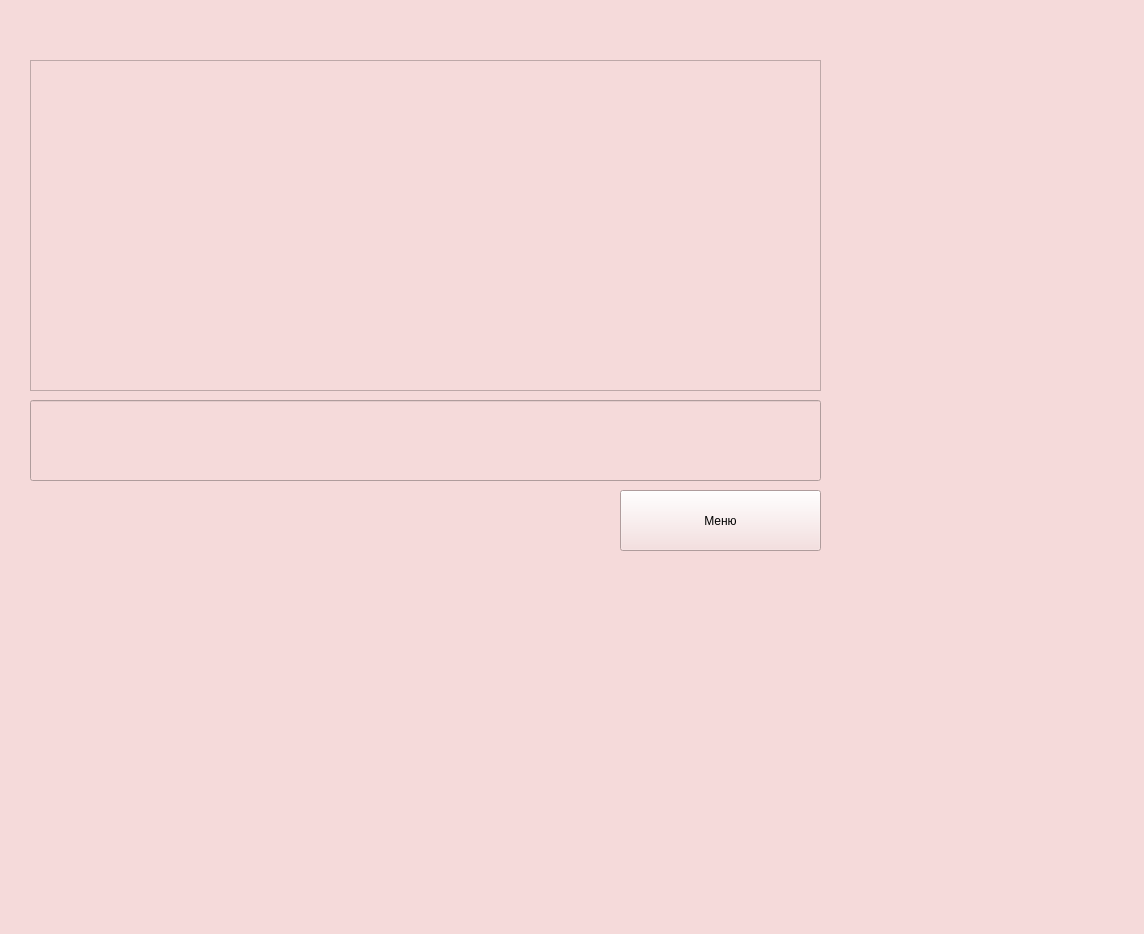
<?xml version="1.0" encoding="UTF-8"?>
<ui version="4.0">
 <class>MainWindow</class>
 <widget class="QMainWindow" name="MainWindow">
  <property name="geometry">
   <rect>
    <x>0</x>
    <y>0</y>
    <width>1144</width>
    <height>934</height>
   </rect>
  </property>
  <property name="palette">
   <palette>
    <active>
     <colorrole role="WindowText">
      <brush brushstyle="SolidPattern">
       <color alpha="255">
        <red>0</red>
        <green>0</green>
        <blue>0</blue>
       </color>
      </brush>
     </colorrole>
     <colorrole role="Button">
      <brush brushstyle="SolidPattern">
       <color alpha="255">
        <red>246</red>
        <green>245</green>
        <blue>244</blue>
       </color>
      </brush>
     </colorrole>
     <colorrole role="Light">
      <brush brushstyle="SolidPattern">
       <color alpha="255">
        <red>255</red>
        <green>255</green>
        <blue>255</blue>
       </color>
      </brush>
     </colorrole>
     <colorrole role="Midlight">
      <brush brushstyle="SolidPattern">
       <color alpha="255">
        <red>250</red>
        <green>250</green>
        <blue>249</blue>
       </color>
      </brush>
     </colorrole>
     <colorrole role="Dark">
      <brush brushstyle="SolidPattern">
       <color alpha="255">
        <red>123</red>
        <green>122</green>
        <blue>122</blue>
       </color>
      </brush>
     </colorrole>
     <colorrole role="Mid">
      <brush brushstyle="SolidPattern">
       <color alpha="255">
        <red>164</red>
        <green>163</green>
        <blue>163</blue>
       </color>
      </brush>
     </colorrole>
     <colorrole role="Text">
      <brush brushstyle="SolidPattern">
       <color alpha="255">
        <red>0</red>
        <green>0</green>
        <blue>0</blue>
       </color>
      </brush>
     </colorrole>
     <colorrole role="BrightText">
      <brush brushstyle="SolidPattern">
       <color alpha="255">
        <red>255</red>
        <green>255</green>
        <blue>255</blue>
       </color>
      </brush>
     </colorrole>
     <colorrole role="ButtonText">
      <brush brushstyle="SolidPattern">
       <color alpha="255">
        <red>0</red>
        <green>0</green>
        <blue>0</blue>
       </color>
      </brush>
     </colorrole>
     <colorrole role="Base">
      <brush brushstyle="SolidPattern">
       <color alpha="255">
        <red>255</red>
        <green>255</green>
        <blue>255</blue>
       </color>
      </brush>
     </colorrole>
     <colorrole role="Window">
      <brush brushstyle="SolidPattern">
       <color alpha="255">
        <red>246</red>
        <green>245</green>
        <blue>244</blue>
       </color>
      </brush>
     </colorrole>
     <colorrole role="Shadow">
      <brush brushstyle="SolidPattern">
       <color alpha="255">
        <red>0</red>
        <green>0</green>
        <blue>0</blue>
       </color>
      </brush>
     </colorrole>
     <colorrole role="AlternateBase">
      <brush brushstyle="SolidPattern">
       <color alpha="255">
        <red>250</red>
        <green>250</green>
        <blue>249</blue>
       </color>
      </brush>
     </colorrole>
     <colorrole role="ToolTipBase">
      <brush brushstyle="SolidPattern">
       <color alpha="255">
        <red>255</red>
        <green>255</green>
        <blue>220</blue>
       </color>
      </brush>
     </colorrole>
     <colorrole role="ToolTipText">
      <brush brushstyle="SolidPattern">
       <color alpha="255">
        <red>0</red>
        <green>0</green>
        <blue>0</blue>
       </color>
      </brush>
     </colorrole>
     <colorrole role="PlaceholderText">
      <brush brushstyle="SolidPattern">
       <color alpha="127">
        <red>0</red>
        <green>0</green>
        <blue>0</blue>
       </color>
      </brush>
     </colorrole>
     <colorrole role="Accent">
      <brush brushstyle="SolidPattern">
       <color alpha="255">
        <red>255</red>
        <green>255</green>
        <blue>255</blue>
       </color>
      </brush>
     </colorrole>
    </active>
    <inactive>
     <colorrole role="WindowText">
      <brush brushstyle="SolidPattern">
       <color alpha="255">
        <red>0</red>
        <green>0</green>
        <blue>0</blue>
       </color>
      </brush>
     </colorrole>
     <colorrole role="Button">
      <brush brushstyle="SolidPattern">
       <color alpha="255">
        <red>246</red>
        <green>245</green>
        <blue>244</blue>
       </color>
      </brush>
     </colorrole>
     <colorrole role="Light">
      <brush brushstyle="SolidPattern">
       <color alpha="255">
        <red>255</red>
        <green>255</green>
        <blue>255</blue>
       </color>
      </brush>
     </colorrole>
     <colorrole role="Midlight">
      <brush brushstyle="SolidPattern">
       <color alpha="255">
        <red>250</red>
        <green>250</green>
        <blue>249</blue>
       </color>
      </brush>
     </colorrole>
     <colorrole role="Dark">
      <brush brushstyle="SolidPattern">
       <color alpha="255">
        <red>123</red>
        <green>122</green>
        <blue>122</blue>
       </color>
      </brush>
     </colorrole>
     <colorrole role="Mid">
      <brush brushstyle="SolidPattern">
       <color alpha="255">
        <red>164</red>
        <green>163</green>
        <blue>163</blue>
       </color>
      </brush>
     </colorrole>
     <colorrole role="Text">
      <brush brushstyle="SolidPattern">
       <color alpha="255">
        <red>0</red>
        <green>0</green>
        <blue>0</blue>
       </color>
      </brush>
     </colorrole>
     <colorrole role="BrightText">
      <brush brushstyle="SolidPattern">
       <color alpha="255">
        <red>255</red>
        <green>255</green>
        <blue>255</blue>
       </color>
      </brush>
     </colorrole>
     <colorrole role="ButtonText">
      <brush brushstyle="SolidPattern">
       <color alpha="255">
        <red>0</red>
        <green>0</green>
        <blue>0</blue>
       </color>
      </brush>
     </colorrole>
     <colorrole role="Base">
      <brush brushstyle="SolidPattern">
       <color alpha="255">
        <red>255</red>
        <green>255</green>
        <blue>255</blue>
       </color>
      </brush>
     </colorrole>
     <colorrole role="Window">
      <brush brushstyle="SolidPattern">
       <color alpha="255">
        <red>246</red>
        <green>245</green>
        <blue>244</blue>
       </color>
      </brush>
     </colorrole>
     <colorrole role="Shadow">
      <brush brushstyle="SolidPattern">
       <color alpha="255">
        <red>0</red>
        <green>0</green>
        <blue>0</blue>
       </color>
      </brush>
     </colorrole>
     <colorrole role="AlternateBase">
      <brush brushstyle="SolidPattern">
       <color alpha="255">
        <red>250</red>
        <green>250</green>
        <blue>249</blue>
       </color>
      </brush>
     </colorrole>
     <colorrole role="ToolTipBase">
      <brush brushstyle="SolidPattern">
       <color alpha="255">
        <red>255</red>
        <green>255</green>
        <blue>220</blue>
       </color>
      </brush>
     </colorrole>
     <colorrole role="ToolTipText">
      <brush brushstyle="SolidPattern">
       <color alpha="255">
        <red>0</red>
        <green>0</green>
        <blue>0</blue>
       </color>
      </brush>
     </colorrole>
     <colorrole role="PlaceholderText">
      <brush brushstyle="SolidPattern">
       <color alpha="127">
        <red>0</red>
        <green>0</green>
        <blue>0</blue>
       </color>
      </brush>
     </colorrole>
     <colorrole role="Accent">
      <brush brushstyle="SolidPattern">
       <color alpha="255">
        <red>255</red>
        <green>255</green>
        <blue>255</blue>
       </color>
      </brush>
     </colorrole>
    </inactive>
    <disabled>
     <colorrole role="WindowText">
      <brush brushstyle="SolidPattern">
       <color alpha="255">
        <red>123</red>
        <green>122</green>
        <blue>122</blue>
       </color>
      </brush>
     </colorrole>
     <colorrole role="Button">
      <brush brushstyle="SolidPattern">
       <color alpha="255">
        <red>246</red>
        <green>245</green>
        <blue>244</blue>
       </color>
      </brush>
     </colorrole>
     <colorrole role="Light">
      <brush brushstyle="SolidPattern">
       <color alpha="255">
        <red>255</red>
        <green>255</green>
        <blue>255</blue>
       </color>
      </brush>
     </colorrole>
     <colorrole role="Midlight">
      <brush brushstyle="SolidPattern">
       <color alpha="255">
        <red>250</red>
        <green>250</green>
        <blue>249</blue>
       </color>
      </brush>
     </colorrole>
     <colorrole role="Dark">
      <brush brushstyle="SolidPattern">
       <color alpha="255">
        <red>123</red>
        <green>122</green>
        <blue>122</blue>
       </color>
      </brush>
     </colorrole>
     <colorrole role="Mid">
      <brush brushstyle="SolidPattern">
       <color alpha="255">
        <red>164</red>
        <green>163</green>
        <blue>163</blue>
       </color>
      </brush>
     </colorrole>
     <colorrole role="Text">
      <brush brushstyle="SolidPattern">
       <color alpha="255">
        <red>123</red>
        <green>122</green>
        <blue>122</blue>
       </color>
      </brush>
     </colorrole>
     <colorrole role="BrightText">
      <brush brushstyle="SolidPattern">
       <color alpha="255">
        <red>255</red>
        <green>255</green>
        <blue>255</blue>
       </color>
      </brush>
     </colorrole>
     <colorrole role="ButtonText">
      <brush brushstyle="SolidPattern">
       <color alpha="255">
        <red>123</red>
        <green>122</green>
        <blue>122</blue>
       </color>
      </brush>
     </colorrole>
     <colorrole role="Base">
      <brush brushstyle="SolidPattern">
       <color alpha="255">
        <red>246</red>
        <green>245</green>
        <blue>244</blue>
       </color>
      </brush>
     </colorrole>
     <colorrole role="Window">
      <brush brushstyle="SolidPattern">
       <color alpha="255">
        <red>246</red>
        <green>245</green>
        <blue>244</blue>
       </color>
      </brush>
     </colorrole>
     <colorrole role="Shadow">
      <brush brushstyle="SolidPattern">
       <color alpha="255">
        <red>0</red>
        <green>0</green>
        <blue>0</blue>
       </color>
      </brush>
     </colorrole>
     <colorrole role="AlternateBase">
      <brush brushstyle="SolidPattern">
       <color alpha="255">
        <red>246</red>
        <green>245</green>
        <blue>244</blue>
       </color>
      </brush>
     </colorrole>
     <colorrole role="ToolTipBase">
      <brush brushstyle="SolidPattern">
       <color alpha="255">
        <red>255</red>
        <green>255</green>
        <blue>220</blue>
       </color>
      </brush>
     </colorrole>
     <colorrole role="ToolTipText">
      <brush brushstyle="SolidPattern">
       <color alpha="255">
        <red>0</red>
        <green>0</green>
        <blue>0</blue>
       </color>
      </brush>
     </colorrole>
     <colorrole role="PlaceholderText">
      <brush brushstyle="SolidPattern">
       <color alpha="127">
        <red>123</red>
        <green>122</green>
        <blue>122</blue>
       </color>
      </brush>
     </colorrole>
     <colorrole role="Accent">
      <brush brushstyle="SolidPattern">
       <color alpha="255">
        <red>255</red>
        <green>255</green>
        <blue>255</blue>
       </color>
      </brush>
     </colorrole>
    </disabled>
   </palette>
  </property>
  <property name="windowTitle">
   <string>MainWindow</string>
  </property>
  <property name="styleSheet">
   <string notr="true">background-color: rgb(245, 218, 218);
color: rgb(0, 0, 0);
font: 500 italic 14pt &quot;Ubuntu&quot;;</string>
  </property>
  <widget class="QWidget" name="centralwidget">
   <property name="palette">
    <palette>
     <active>
      <colorrole role="WindowText">
       <brush brushstyle="SolidPattern">
        <color alpha="255">
         <red>0</red>
         <green>0</green>
         <blue>0</blue>
        </color>
       </brush>
      </colorrole>
      <colorrole role="Button">
       <brush brushstyle="SolidPattern">
        <color alpha="255">
         <red>255</red>
         <green>255</green>
         <blue>255</blue>
        </color>
       </brush>
      </colorrole>
      <colorrole role="Text">
       <brush brushstyle="SolidPattern">
        <color alpha="255">
         <red>0</red>
         <green>0</green>
         <blue>0</blue>
        </color>
       </brush>
      </colorrole>
      <colorrole role="ButtonText">
       <brush brushstyle="SolidPattern">
        <color alpha="255">
         <red>0</red>
         <green>0</green>
         <blue>0</blue>
        </color>
       </brush>
      </colorrole>
      <colorrole role="Base">
       <brush brushstyle="SolidPattern">
        <color alpha="255">
         <red>255</red>
         <green>255</green>
         <blue>255</blue>
        </color>
       </brush>
      </colorrole>
      <colorrole role="Window">
       <brush brushstyle="SolidPattern">
        <color alpha="255">
         <red>255</red>
         <green>255</green>
         <blue>255</blue>
        </color>
       </brush>
      </colorrole>
      <colorrole role="PlaceholderText">
       <brush brushstyle="SolidPattern">
        <color alpha="128">
         <red>0</red>
         <green>0</green>
         <blue>0</blue>
        </color>
       </brush>
      </colorrole>
     </active>
     <inactive>
      <colorrole role="WindowText">
       <brush brushstyle="SolidPattern">
        <color alpha="255">
         <red>0</red>
         <green>0</green>
         <blue>0</blue>
        </color>
       </brush>
      </colorrole>
      <colorrole role="Button">
       <brush brushstyle="SolidPattern">
        <color alpha="255">
         <red>255</red>
         <green>255</green>
         <blue>255</blue>
        </color>
       </brush>
      </colorrole>
      <colorrole role="Text">
       <brush brushstyle="SolidPattern">
        <color alpha="255">
         <red>0</red>
         <green>0</green>
         <blue>0</blue>
        </color>
       </brush>
      </colorrole>
      <colorrole role="ButtonText">
       <brush brushstyle="SolidPattern">
        <color alpha="255">
         <red>0</red>
         <green>0</green>
         <blue>0</blue>
        </color>
       </brush>
      </colorrole>
      <colorrole role="Base">
       <brush brushstyle="SolidPattern">
        <color alpha="255">
         <red>255</red>
         <green>255</green>
         <blue>255</blue>
        </color>
       </brush>
      </colorrole>
      <colorrole role="Window">
       <brush brushstyle="SolidPattern">
        <color alpha="255">
         <red>255</red>
         <green>255</green>
         <blue>255</blue>
        </color>
       </brush>
      </colorrole>
      <colorrole role="PlaceholderText">
       <brush brushstyle="SolidPattern">
        <color alpha="128">
         <red>0</red>
         <green>0</green>
         <blue>0</blue>
        </color>
       </brush>
      </colorrole>
     </inactive>
     <disabled>
      <colorrole role="WindowText">
       <brush brushstyle="SolidPattern">
        <color alpha="255">
         <red>0</red>
         <green>0</green>
         <blue>0</blue>
        </color>
       </brush>
      </colorrole>
      <colorrole role="Button">
       <brush brushstyle="SolidPattern">
        <color alpha="255">
         <red>255</red>
         <green>255</green>
         <blue>255</blue>
        </color>
       </brush>
      </colorrole>
      <colorrole role="Text">
       <brush brushstyle="SolidPattern">
        <color alpha="255">
         <red>0</red>
         <green>0</green>
         <blue>0</blue>
        </color>
       </brush>
      </colorrole>
      <colorrole role="ButtonText">
       <brush brushstyle="SolidPattern">
        <color alpha="255">
         <red>0</red>
         <green>0</green>
         <blue>0</blue>
        </color>
       </brush>
      </colorrole>
      <colorrole role="Base">
       <brush brushstyle="SolidPattern">
        <color alpha="255">
         <red>255</red>
         <green>255</green>
         <blue>255</blue>
        </color>
       </brush>
      </colorrole>
      <colorrole role="Window">
       <brush brushstyle="SolidPattern">
        <color alpha="255">
         <red>255</red>
         <green>255</green>
         <blue>255</blue>
        </color>
       </brush>
      </colorrole>
      <colorrole role="PlaceholderText">
       <brush brushstyle="SolidPattern">
        <color alpha="128">
         <red>0</red>
         <green>0</green>
         <blue>0</blue>
        </color>
       </brush>
      </colorrole>
     </disabled>
    </palette>
   </property>
   <widget class="QLineEdit" name="lineEdit">
    <property name="geometry">
     <rect>
      <x>30</x>
      <y>400</y>
      <width>791</width>
      <height>81</height>
     </rect>
    </property>
    <property name="palette">
     <palette>
      <active>
       <colorrole role="WindowText">
        <brush brushstyle="SolidPattern">
         <color alpha="255">
          <red>0</red>
          <green>0</green>
          <blue>0</blue>
         </color>
        </brush>
       </colorrole>
       <colorrole role="Button">
        <brush brushstyle="SolidPattern">
         <color alpha="255">
          <red>246</red>
          <green>245</green>
          <blue>244</blue>
         </color>
        </brush>
       </colorrole>
       <colorrole role="Light">
        <brush brushstyle="SolidPattern">
         <color alpha="255">
          <red>255</red>
          <green>255</green>
          <blue>255</blue>
         </color>
        </brush>
       </colorrole>
       <colorrole role="Midlight">
        <brush brushstyle="SolidPattern">
         <color alpha="255">
          <red>250</red>
          <green>250</green>
          <blue>249</blue>
         </color>
        </brush>
       </colorrole>
       <colorrole role="Dark">
        <brush brushstyle="SolidPattern">
         <color alpha="255">
          <red>123</red>
          <green>122</green>
          <blue>122</blue>
         </color>
        </brush>
       </colorrole>
       <colorrole role="Mid">
        <brush brushstyle="SolidPattern">
         <color alpha="255">
          <red>164</red>
          <green>163</green>
          <blue>163</blue>
         </color>
        </brush>
       </colorrole>
       <colorrole role="Text">
        <brush brushstyle="SolidPattern">
         <color alpha="255">
          <red>0</red>
          <green>0</green>
          <blue>0</blue>
         </color>
        </brush>
       </colorrole>
       <colorrole role="BrightText">
        <brush brushstyle="SolidPattern">
         <color alpha="255">
          <red>255</red>
          <green>255</green>
          <blue>255</blue>
         </color>
        </brush>
       </colorrole>
       <colorrole role="ButtonText">
        <brush brushstyle="SolidPattern">
         <color alpha="255">
          <red>0</red>
          <green>0</green>
          <blue>0</blue>
         </color>
        </brush>
       </colorrole>
       <colorrole role="Base">
        <brush brushstyle="SolidPattern">
         <color alpha="255">
          <red>255</red>
          <green>255</green>
          <blue>255</blue>
         </color>
        </brush>
       </colorrole>
       <colorrole role="Window">
        <brush brushstyle="SolidPattern">
         <color alpha="255">
          <red>246</red>
          <green>245</green>
          <blue>244</blue>
         </color>
        </brush>
       </colorrole>
       <colorrole role="Shadow">
        <brush brushstyle="SolidPattern">
         <color alpha="255">
          <red>0</red>
          <green>0</green>
          <blue>0</blue>
         </color>
        </brush>
       </colorrole>
       <colorrole role="AlternateBase">
        <brush brushstyle="SolidPattern">
         <color alpha="255">
          <red>250</red>
          <green>250</green>
          <blue>249</blue>
         </color>
        </brush>
       </colorrole>
       <colorrole role="ToolTipBase">
        <brush brushstyle="SolidPattern">
         <color alpha="255">
          <red>255</red>
          <green>255</green>
          <blue>220</blue>
         </color>
        </brush>
       </colorrole>
       <colorrole role="ToolTipText">
        <brush brushstyle="SolidPattern">
         <color alpha="255">
          <red>0</red>
          <green>0</green>
          <blue>0</blue>
         </color>
        </brush>
       </colorrole>
       <colorrole role="PlaceholderText">
        <brush brushstyle="SolidPattern">
         <color alpha="127">
          <red>0</red>
          <green>0</green>
          <blue>0</blue>
         </color>
        </brush>
       </colorrole>
       <colorrole role="Accent">
        <brush brushstyle="SolidPattern">
         <color alpha="255">
          <red>255</red>
          <green>255</green>
          <blue>255</blue>
         </color>
        </brush>
       </colorrole>
      </active>
      <inactive>
       <colorrole role="WindowText">
        <brush brushstyle="SolidPattern">
         <color alpha="255">
          <red>0</red>
          <green>0</green>
          <blue>0</blue>
         </color>
        </brush>
       </colorrole>
       <colorrole role="Button">
        <brush brushstyle="SolidPattern">
         <color alpha="255">
          <red>246</red>
          <green>245</green>
          <blue>244</blue>
         </color>
        </brush>
       </colorrole>
       <colorrole role="Light">
        <brush brushstyle="SolidPattern">
         <color alpha="255">
          <red>255</red>
          <green>255</green>
          <blue>255</blue>
         </color>
        </brush>
       </colorrole>
       <colorrole role="Midlight">
        <brush brushstyle="SolidPattern">
         <color alpha="255">
          <red>250</red>
          <green>250</green>
          <blue>249</blue>
         </color>
        </brush>
       </colorrole>
       <colorrole role="Dark">
        <brush brushstyle="SolidPattern">
         <color alpha="255">
          <red>123</red>
          <green>122</green>
          <blue>122</blue>
         </color>
        </brush>
       </colorrole>
       <colorrole role="Mid">
        <brush brushstyle="SolidPattern">
         <color alpha="255">
          <red>164</red>
          <green>163</green>
          <blue>163</blue>
         </color>
        </brush>
       </colorrole>
       <colorrole role="Text">
        <brush brushstyle="SolidPattern">
         <color alpha="255">
          <red>0</red>
          <green>0</green>
          <blue>0</blue>
         </color>
        </brush>
       </colorrole>
       <colorrole role="BrightText">
        <brush brushstyle="SolidPattern">
         <color alpha="255">
          <red>255</red>
          <green>255</green>
          <blue>255</blue>
         </color>
        </brush>
       </colorrole>
       <colorrole role="ButtonText">
        <brush brushstyle="SolidPattern">
         <color alpha="255">
          <red>0</red>
          <green>0</green>
          <blue>0</blue>
         </color>
        </brush>
       </colorrole>
       <colorrole role="Base">
        <brush brushstyle="SolidPattern">
         <color alpha="255">
          <red>255</red>
          <green>255</green>
          <blue>255</blue>
         </color>
        </brush>
       </colorrole>
       <colorrole role="Window">
        <brush brushstyle="SolidPattern">
         <color alpha="255">
          <red>246</red>
          <green>245</green>
          <blue>244</blue>
         </color>
        </brush>
       </colorrole>
       <colorrole role="Shadow">
        <brush brushstyle="SolidPattern">
         <color alpha="255">
          <red>0</red>
          <green>0</green>
          <blue>0</blue>
         </color>
        </brush>
       </colorrole>
       <colorrole role="AlternateBase">
        <brush brushstyle="SolidPattern">
         <color alpha="255">
          <red>250</red>
          <green>250</green>
          <blue>249</blue>
         </color>
        </brush>
       </colorrole>
       <colorrole role="ToolTipBase">
        <brush brushstyle="SolidPattern">
         <color alpha="255">
          <red>255</red>
          <green>255</green>
          <blue>220</blue>
         </color>
        </brush>
       </colorrole>
       <colorrole role="ToolTipText">
        <brush brushstyle="SolidPattern">
         <color alpha="255">
          <red>0</red>
          <green>0</green>
          <blue>0</blue>
         </color>
        </brush>
       </colorrole>
       <colorrole role="PlaceholderText">
        <brush brushstyle="SolidPattern">
         <color alpha="127">
          <red>0</red>
          <green>0</green>
          <blue>0</blue>
         </color>
        </brush>
       </colorrole>
       <colorrole role="Accent">
        <brush brushstyle="SolidPattern">
         <color alpha="255">
          <red>255</red>
          <green>255</green>
          <blue>255</blue>
         </color>
        </brush>
       </colorrole>
      </inactive>
      <disabled>
       <colorrole role="WindowText">
        <brush brushstyle="SolidPattern">
         <color alpha="255">
          <red>123</red>
          <green>122</green>
          <blue>122</blue>
         </color>
        </brush>
       </colorrole>
       <colorrole role="Button">
        <brush brushstyle="SolidPattern">
         <color alpha="255">
          <red>246</red>
          <green>245</green>
          <blue>244</blue>
         </color>
        </brush>
       </colorrole>
       <colorrole role="Light">
        <brush brushstyle="SolidPattern">
         <color alpha="255">
          <red>255</red>
          <green>255</green>
          <blue>255</blue>
         </color>
        </brush>
       </colorrole>
       <colorrole role="Midlight">
        <brush brushstyle="SolidPattern">
         <color alpha="255">
          <red>250</red>
          <green>250</green>
          <blue>249</blue>
         </color>
        </brush>
       </colorrole>
       <colorrole role="Dark">
        <brush brushstyle="SolidPattern">
         <color alpha="255">
          <red>123</red>
          <green>122</green>
          <blue>122</blue>
         </color>
        </brush>
       </colorrole>
       <colorrole role="Mid">
        <brush brushstyle="SolidPattern">
         <color alpha="255">
          <red>164</red>
          <green>163</green>
          <blue>163</blue>
         </color>
        </brush>
       </colorrole>
       <colorrole role="Text">
        <brush brushstyle="SolidPattern">
         <color alpha="255">
          <red>123</red>
          <green>122</green>
          <blue>122</blue>
         </color>
        </brush>
       </colorrole>
       <colorrole role="BrightText">
        <brush brushstyle="SolidPattern">
         <color alpha="255">
          <red>255</red>
          <green>255</green>
          <blue>255</blue>
         </color>
        </brush>
       </colorrole>
       <colorrole role="ButtonText">
        <brush brushstyle="SolidPattern">
         <color alpha="255">
          <red>123</red>
          <green>122</green>
          <blue>122</blue>
         </color>
        </brush>
       </colorrole>
       <colorrole role="Base">
        <brush brushstyle="SolidPattern">
         <color alpha="255">
          <red>246</red>
          <green>245</green>
          <blue>244</blue>
         </color>
        </brush>
       </colorrole>
       <colorrole role="Window">
        <brush brushstyle="SolidPattern">
         <color alpha="255">
          <red>246</red>
          <green>245</green>
          <blue>244</blue>
         </color>
        </brush>
       </colorrole>
       <colorrole role="Shadow">
        <brush brushstyle="SolidPattern">
         <color alpha="255">
          <red>0</red>
          <green>0</green>
          <blue>0</blue>
         </color>
        </brush>
       </colorrole>
       <colorrole role="AlternateBase">
        <brush brushstyle="SolidPattern">
         <color alpha="255">
          <red>246</red>
          <green>245</green>
          <blue>244</blue>
         </color>
        </brush>
       </colorrole>
       <colorrole role="ToolTipBase">
        <brush brushstyle="SolidPattern">
         <color alpha="255">
          <red>255</red>
          <green>255</green>
          <blue>220</blue>
         </color>
        </brush>
       </colorrole>
       <colorrole role="ToolTipText">
        <brush brushstyle="SolidPattern">
         <color alpha="255">
          <red>0</red>
          <green>0</green>
          <blue>0</blue>
         </color>
        </brush>
       </colorrole>
       <colorrole role="PlaceholderText">
        <brush brushstyle="SolidPattern">
         <color alpha="127">
          <red>123</red>
          <green>122</green>
          <blue>122</blue>
         </color>
        </brush>
       </colorrole>
       <colorrole role="Accent">
        <brush brushstyle="SolidPattern">
         <color alpha="255">
          <red>255</red>
          <green>255</green>
          <blue>255</blue>
         </color>
        </brush>
       </colorrole>
      </disabled>
     </palette>
    </property>
   </widget>
   <widget class="QPushButton" name="pushButton">
    <property name="geometry">
     <rect>
      <x>620</x>
      <y>490</y>
      <width>201</width>
      <height>61</height>
     </rect>
    </property>
    <property name="palette">
     <palette>
      <active>
       <colorrole role="WindowText">
        <brush brushstyle="SolidPattern">
         <color alpha="255">
          <red>0</red>
          <green>0</green>
          <blue>0</blue>
         </color>
        </brush>
       </colorrole>
       <colorrole role="Button">
        <brush brushstyle="SolidPattern">
         <color alpha="255">
          <red>246</red>
          <green>245</green>
          <blue>244</blue>
         </color>
        </brush>
       </colorrole>
       <colorrole role="Light">
        <brush brushstyle="SolidPattern">
         <color alpha="255">
          <red>255</red>
          <green>255</green>
          <blue>255</blue>
         </color>
        </brush>
       </colorrole>
       <colorrole role="Midlight">
        <brush brushstyle="SolidPattern">
         <color alpha="255">
          <red>250</red>
          <green>250</green>
          <blue>249</blue>
         </color>
        </brush>
       </colorrole>
       <colorrole role="Dark">
        <brush brushstyle="SolidPattern">
         <color alpha="255">
          <red>123</red>
          <green>122</green>
          <blue>122</blue>
         </color>
        </brush>
       </colorrole>
       <colorrole role="Mid">
        <brush brushstyle="SolidPattern">
         <color alpha="255">
          <red>164</red>
          <green>163</green>
          <blue>163</blue>
         </color>
        </brush>
       </colorrole>
       <colorrole role="Text">
        <brush brushstyle="SolidPattern">
         <color alpha="255">
          <red>0</red>
          <green>0</green>
          <blue>0</blue>
         </color>
        </brush>
       </colorrole>
       <colorrole role="BrightText">
        <brush brushstyle="SolidPattern">
         <color alpha="255">
          <red>255</red>
          <green>255</green>
          <blue>255</blue>
         </color>
        </brush>
       </colorrole>
       <colorrole role="ButtonText">
        <brush brushstyle="SolidPattern">
         <color alpha="255">
          <red>0</red>
          <green>0</green>
          <blue>0</blue>
         </color>
        </brush>
       </colorrole>
       <colorrole role="Base">
        <brush brushstyle="SolidPattern">
         <color alpha="255">
          <red>255</red>
          <green>255</green>
          <blue>255</blue>
         </color>
        </brush>
       </colorrole>
       <colorrole role="Window">
        <brush brushstyle="SolidPattern">
         <color alpha="255">
          <red>246</red>
          <green>245</green>
          <blue>244</blue>
         </color>
        </brush>
       </colorrole>
       <colorrole role="Shadow">
        <brush brushstyle="SolidPattern">
         <color alpha="255">
          <red>0</red>
          <green>0</green>
          <blue>0</blue>
         </color>
        </brush>
       </colorrole>
       <colorrole role="AlternateBase">
        <brush brushstyle="SolidPattern">
         <color alpha="255">
          <red>250</red>
          <green>250</green>
          <blue>249</blue>
         </color>
        </brush>
       </colorrole>
       <colorrole role="ToolTipBase">
        <brush brushstyle="SolidPattern">
         <color alpha="255">
          <red>255</red>
          <green>255</green>
          <blue>220</blue>
         </color>
        </brush>
       </colorrole>
       <colorrole role="ToolTipText">
        <brush brushstyle="SolidPattern">
         <color alpha="255">
          <red>0</red>
          <green>0</green>
          <blue>0</blue>
         </color>
        </brush>
       </colorrole>
       <colorrole role="PlaceholderText">
        <brush brushstyle="SolidPattern">
         <color alpha="127">
          <red>0</red>
          <green>0</green>
          <blue>0</blue>
         </color>
        </brush>
       </colorrole>
       <colorrole role="Accent">
        <brush brushstyle="SolidPattern">
         <color alpha="255">
          <red>255</red>
          <green>255</green>
          <blue>255</blue>
         </color>
        </brush>
       </colorrole>
      </active>
      <inactive>
       <colorrole role="WindowText">
        <brush brushstyle="SolidPattern">
         <color alpha="255">
          <red>0</red>
          <green>0</green>
          <blue>0</blue>
         </color>
        </brush>
       </colorrole>
       <colorrole role="Button">
        <brush brushstyle="SolidPattern">
         <color alpha="255">
          <red>246</red>
          <green>245</green>
          <blue>244</blue>
         </color>
        </brush>
       </colorrole>
       <colorrole role="Light">
        <brush brushstyle="SolidPattern">
         <color alpha="255">
          <red>255</red>
          <green>255</green>
          <blue>255</blue>
         </color>
        </brush>
       </colorrole>
       <colorrole role="Midlight">
        <brush brushstyle="SolidPattern">
         <color alpha="255">
          <red>250</red>
          <green>250</green>
          <blue>249</blue>
         </color>
        </brush>
       </colorrole>
       <colorrole role="Dark">
        <brush brushstyle="SolidPattern">
         <color alpha="255">
          <red>123</red>
          <green>122</green>
          <blue>122</blue>
         </color>
        </brush>
       </colorrole>
       <colorrole role="Mid">
        <brush brushstyle="SolidPattern">
         <color alpha="255">
          <red>164</red>
          <green>163</green>
          <blue>163</blue>
         </color>
        </brush>
       </colorrole>
       <colorrole role="Text">
        <brush brushstyle="SolidPattern">
         <color alpha="255">
          <red>0</red>
          <green>0</green>
          <blue>0</blue>
         </color>
        </brush>
       </colorrole>
       <colorrole role="BrightText">
        <brush brushstyle="SolidPattern">
         <color alpha="255">
          <red>255</red>
          <green>255</green>
          <blue>255</blue>
         </color>
        </brush>
       </colorrole>
       <colorrole role="ButtonText">
        <brush brushstyle="SolidPattern">
         <color alpha="255">
          <red>0</red>
          <green>0</green>
          <blue>0</blue>
         </color>
        </brush>
       </colorrole>
       <colorrole role="Base">
        <brush brushstyle="SolidPattern">
         <color alpha="255">
          <red>255</red>
          <green>255</green>
          <blue>255</blue>
         </color>
        </brush>
       </colorrole>
       <colorrole role="Window">
        <brush brushstyle="SolidPattern">
         <color alpha="255">
          <red>246</red>
          <green>245</green>
          <blue>244</blue>
         </color>
        </brush>
       </colorrole>
       <colorrole role="Shadow">
        <brush brushstyle="SolidPattern">
         <color alpha="255">
          <red>0</red>
          <green>0</green>
          <blue>0</blue>
         </color>
        </brush>
       </colorrole>
       <colorrole role="AlternateBase">
        <brush brushstyle="SolidPattern">
         <color alpha="255">
          <red>250</red>
          <green>250</green>
          <blue>249</blue>
         </color>
        </brush>
       </colorrole>
       <colorrole role="ToolTipBase">
        <brush brushstyle="SolidPattern">
         <color alpha="255">
          <red>255</red>
          <green>255</green>
          <blue>220</blue>
         </color>
        </brush>
       </colorrole>
       <colorrole role="ToolTipText">
        <brush brushstyle="SolidPattern">
         <color alpha="255">
          <red>0</red>
          <green>0</green>
          <blue>0</blue>
         </color>
        </brush>
       </colorrole>
       <colorrole role="PlaceholderText">
        <brush brushstyle="SolidPattern">
         <color alpha="127">
          <red>0</red>
          <green>0</green>
          <blue>0</blue>
         </color>
        </brush>
       </colorrole>
       <colorrole role="Accent">
        <brush brushstyle="SolidPattern">
         <color alpha="255">
          <red>255</red>
          <green>255</green>
          <blue>255</blue>
         </color>
        </brush>
       </colorrole>
      </inactive>
      <disabled>
       <colorrole role="WindowText">
        <brush brushstyle="SolidPattern">
         <color alpha="255">
          <red>123</red>
          <green>122</green>
          <blue>122</blue>
         </color>
        </brush>
       </colorrole>
       <colorrole role="Button">
        <brush brushstyle="SolidPattern">
         <color alpha="255">
          <red>246</red>
          <green>245</green>
          <blue>244</blue>
         </color>
        </brush>
       </colorrole>
       <colorrole role="Light">
        <brush brushstyle="SolidPattern">
         <color alpha="255">
          <red>255</red>
          <green>255</green>
          <blue>255</blue>
         </color>
        </brush>
       </colorrole>
       <colorrole role="Midlight">
        <brush brushstyle="SolidPattern">
         <color alpha="255">
          <red>250</red>
          <green>250</green>
          <blue>249</blue>
         </color>
        </brush>
       </colorrole>
       <colorrole role="Dark">
        <brush brushstyle="SolidPattern">
         <color alpha="255">
          <red>123</red>
          <green>122</green>
          <blue>122</blue>
         </color>
        </brush>
       </colorrole>
       <colorrole role="Mid">
        <brush brushstyle="SolidPattern">
         <color alpha="255">
          <red>164</red>
          <green>163</green>
          <blue>163</blue>
         </color>
        </brush>
       </colorrole>
       <colorrole role="Text">
        <brush brushstyle="SolidPattern">
         <color alpha="255">
          <red>123</red>
          <green>122</green>
          <blue>122</blue>
         </color>
        </brush>
       </colorrole>
       <colorrole role="BrightText">
        <brush brushstyle="SolidPattern">
         <color alpha="255">
          <red>255</red>
          <green>255</green>
          <blue>255</blue>
         </color>
        </brush>
       </colorrole>
       <colorrole role="ButtonText">
        <brush brushstyle="SolidPattern">
         <color alpha="255">
          <red>123</red>
          <green>122</green>
          <blue>122</blue>
         </color>
        </brush>
       </colorrole>
       <colorrole role="Base">
        <brush brushstyle="SolidPattern">
         <color alpha="255">
          <red>246</red>
          <green>245</green>
          <blue>244</blue>
         </color>
        </brush>
       </colorrole>
       <colorrole role="Window">
        <brush brushstyle="SolidPattern">
         <color alpha="255">
          <red>246</red>
          <green>245</green>
          <blue>244</blue>
         </color>
        </brush>
       </colorrole>
       <colorrole role="Shadow">
        <brush brushstyle="SolidPattern">
         <color alpha="255">
          <red>0</red>
          <green>0</green>
          <blue>0</blue>
         </color>
        </brush>
       </colorrole>
       <colorrole role="AlternateBase">
        <brush brushstyle="SolidPattern">
         <color alpha="255">
          <red>246</red>
          <green>245</green>
          <blue>244</blue>
         </color>
        </brush>
       </colorrole>
       <colorrole role="ToolTipBase">
        <brush brushstyle="SolidPattern">
         <color alpha="255">
          <red>255</red>
          <green>255</green>
          <blue>220</blue>
         </color>
        </brush>
       </colorrole>
       <colorrole role="ToolTipText">
        <brush brushstyle="SolidPattern">
         <color alpha="255">
          <red>0</red>
          <green>0</green>
          <blue>0</blue>
         </color>
        </brush>
       </colorrole>
       <colorrole role="PlaceholderText">
        <brush brushstyle="SolidPattern">
         <color alpha="127">
          <red>123</red>
          <green>122</green>
          <blue>122</blue>
         </color>
        </brush>
       </colorrole>
       <colorrole role="Accent">
        <brush brushstyle="SolidPattern">
         <color alpha="255">
          <red>255</red>
          <green>255</green>
          <blue>255</blue>
         </color>
        </brush>
       </colorrole>
      </disabled>
     </palette>
    </property>
    <property name="styleSheet">
     <string notr="true">^Irgb(246, 245, 244)</string>
    </property>
    <property name="text">
     <string>Меню</string>
    </property>
   </widget>
   <widget class="QTextEdit" name="textEdit">
    <property name="geometry">
     <rect>
      <x>30</x>
      <y>60</y>
      <width>791</width>
      <height>331</height>
     </rect>
    </property>
   </widget>
  </widget>
 </widget>
 <resources/>
 <connections/>
</ui>
